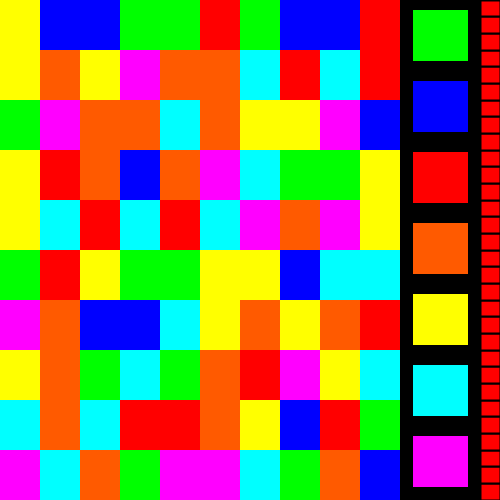
Frame 1 (no input)
Frame 60 (the mouse pressed at the canvas centre just before this capture): identical to frame 1, image omitted
Frame 120 (the mouse held since frame 60 and released just before this capture): identical to frame 1, image omitted

The Processing sketch that drew this single still picture (run headless with seeded random() and noise(); from frame 60 on, the mouse is pressed at the canvas centre):

// Processing sketch: Paint_bucket_game
// ── Paint_bucket_game.pde
//Calvin Mozola
int sizeOfGrid = 10;//min 2
int numberOfColours = 7;//max 7
int maxAttemps = 30;

//10-30

GameField game;
final int menuWidth =100;
int currentAttemps;
boolean gameOn = true;

void setup(){
  size(500,500);
  //fullScreen(1);//the number is the monitor number
  if(numberOfColours > 7){
    numberOfColours = 7;
  }
  if(sizeOfGrid<2){
    sizeOfGrid = 2;
  }
  currentAttemps = maxAttemps;
  
  game = new GameField(0,0,width-menuWidth,height,sizeOfGrid,numberOfColours);
  background(0);
  game.drawBoard();
  drawMenu();
}

void draw(){
  
}

void drawMenu(){
  stroke(0);
  strokeWeight(5);
  float tempHeightBoxes = height/numberOfColours;
  for(int i = 0; i<numberOfColours; i++){
    TitleColour temp = new TitleColour(i);
    temp.fillThis();
    rect(width-menuWidth + menuWidth*0.1, i * tempHeightBoxes + tempHeightBoxes*0.1,menuWidth*0.6,tempHeightBoxes*0.8);
  }
  drawAttemps();
}

void drawAttemps(){
  stroke(0);
  strokeWeight(2);
  float tempHeightBoxes = height/(float)maxAttemps;
  for(int i =1; i<maxAttemps+1;i++){
    if(i<=currentAttemps){
      fill(255,0,0);
    } else {
      fill(200,200,200);
    }
    rect(width-menuWidth + menuWidth*0.8,height- i*tempHeightBoxes, menuWidth*0.2,tempHeightBoxes  );
  }
}

void mousePressed() {
  if(gameOn){
    Title tempOrigin = (Title) game.titles.get(0);
    if(mouseX>width-menuWidth && tempOrigin.colour.getColourNum() != ( mouseY / (height/numberOfColours) ) ){
       game.paintColour( mouseY / (height/numberOfColours) );
       currentAttemps--;
       drawAttemps();
       if(game.checkWin()){
         println(currentAttemps);
         gameOn = false;
         background(0);
         fill(0,150,255);
         noStroke();
         ellipse(width/2,height/2,width/3,height/3);
         fill(0);
         textAlign(CENTER);
         text("Congradulation!\nPlay again?",width/2,height/2);
       } else if(currentAttemps==0){
         gameOn = false;
         background(0);
         fill(0,150,255);
         noStroke();
         ellipse(width/2,height/2,width/3,height/3);
         fill(0);
         textAlign(CENTER);
         text("Game Over, Restart",width/2,height/2);
       }
    }
  } else {
    if( sq(mouseX-width/2) + sq(mouseY-height/2) < sq(width/6) ){
      currentAttemps = maxAttemps;
      drawMenu();
      game.restart();
      gameOn = true;
    }
  }
  
}
// ── GameField.pde


class GameField{
  
  int titleWidth;
  int pxWidth;
  int titleHeight;
  int pxHeight;
  float xRef;
  float yRef;
  ArrayList titles = new ArrayList();
  int colourRange;
  
  
  GameField(float x,float y,int wid,int hei,int size,int colours){
    xRef = x;
    yRef = y;
    pxWidth = wid;
    pxHeight = hei;
    titleWidth = size;
    titleHeight = size;
    colourRange = colours;
    
    initTitles();
  }
  
  void initTitles(){
    for(int i = 0; i < titleWidth * titleHeight; i++){
      titles.add( new Title( (int) (Math.random()*colourRange) ,this , i%titleWidth,i/titleWidth) );
    }
  }
  
  boolean isValidCord(int x, int y){
    if(x<titleWidth && x>-1 && y<titleHeight && y>-1){
      return true;
    }
    return false;
  }
  
  Title getTitle(int x,int y){
    if(x>=titleWidth || y>=titleHeight){
      println("ERR: requested a title not on the board");
      Title errReturn = new Title(0, this,-1,-1);
      return errReturn;
    }
    return (Title) titles.get(y*titleWidth + x);
  }
  
  void paintColour(int num){
    
    
    Title origin = (Title)  titles.get(0);
    origin.paint(num);
    
    drawBoard();
    
    for(int i =0; i < titles.size(); i++){
      Title temp = (Title) titles.get(i);
      temp.resetPaintedRound();
    }
  }
  
  void drawBoard(){
    for(int i =0; i < titles.size(); i++){
      Title temp = (Title) titles.get(i);
      temp.drawTitle(xRef,yRef,pxWidth/titleWidth,pxHeight/titleHeight);
    }
  }
  
  void restart(){
    titles.clear();
    initTitles();
    drawBoard();
  }
  
  boolean checkWin(){
    Title tempOrigin = (Title) titles.get(0);
    int originColour = tempOrigin.colour.getColourNum();
    for(int i =0; i < titles.size(); i++){
      Title temp = (Title) titles.get(i);
      if(temp.colour.getColourNum() != originColour){
        return false;
      }
    }
    return true;
  }
  
}
  
// ── Title.pde
class Title{
  TitleColour colour;
  GameField board;
  boolean paintedThisRound = false;
  int x;
  int y;
  
  Title(int num, GameField gameBoard,int xi,int yi){
    colour = new TitleColour(num);
    board = gameBoard;
    x = xi;
    y = yi;
  }
  
  void resetPaintedRound(){
    paintedThisRound = false;
  }
  
  void paint(int paintNum){
    if(paintedThisRound){
      return;
    }
    paintedThisRound = true;
    
    if(board.isValidCord(x+1,y)){
      board.getTitle(x+1,y).paint(paintNum, colour.getColourNum() );
    }
    if(board.isValidCord(x,y+1)){
      board.getTitle(x,y+1).paint(paintNum, colour.getColourNum() );
    }
    
    colour.setColour(paintNum);
  }
  
  void paint(int paintNum, int paintOrigin){
    if(paintedThisRound){
      return;
    }
    paintedThisRound = true;
    
    if(colour.getColourNum() != paintOrigin){
      return;
    }
    
    if(board.isValidCord(x+1,y)){
      board.getTitle(x+1,y).paint(paintNum, paintOrigin );
    }
    if(board.isValidCord(x,y+1)){
      board.getTitle(x,y+1).paint(paintNum, paintOrigin );
    }
    if(board.isValidCord(x-1,y)){
      board.getTitle(x-1,y).paint(paintNum, paintOrigin );
    }
    if(board.isValidCord(x,y-1)){
      board.getTitle(x,y-1).paint(paintNum, paintOrigin );
    }
    
    colour.setColour(paintNum);
  }
  
  void drawTitle(float boardX,float boardY,int widthi,int heighti){
    colour.fillThis();
    noStroke();
    rect(boardX + x *widthi, boardY + y*heighti, widthi, heighti);
  }
  
}
// ── TitleColour.pde
class TitleColour{
  int[][] colour = { {0,255,0},{0,0,255},{255,0,0},{255,90,0},{255,255,0},{0,255,255},{255,0,255} };
  int colourNum;
  
  TitleColour(int num){
    colourNum = num;
  }
  
  
  int getColourNum(){
    return colourNum;
  }
  
  void setColour(int newColour){
    colourNum = newColour;
  }
  
  
  void fillThis(){
    
    fill(colour[colourNum][0],colour[colourNum][1],colour[colourNum][2]);
  }
  
}
